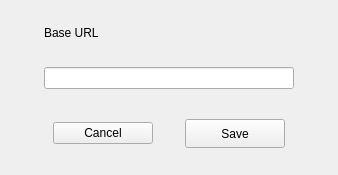
<?xml version="1.0" encoding="UTF-8"?>
<ui version="4.0">
 <class>ng_pluginDockWidgetBase</class>
 <widget class="QDockWidget" name="ng_pluginDockWidgetBase">
  <property name="geometry">
   <rect>
    <x>0</x>
    <y>0</y>
    <width>338</width>
    <height>175</height>
   </rect>
  </property>
  <property name="windowTitle">
   <string>Locus QGIS - Settings</string>
  </property>
  <widget class="QWidget" name="dockWidgetContents">
   <layout class="QVBoxLayout" name="verticalLayout">
    <item>
     <widget class="QWidget" name="settingsWidget" native="true">
      <property name="enabled">
       <bool>true</bool>
      </property>
      <layout class="QVBoxLayout" name="verticalLayout_2">
       <item>
        <widget class="QWidget" name="horizontalWidget" native="true">
         <layout class="QHBoxLayout" name="horizontalLayout_5">
          <property name="topMargin">
           <number>1</number>
          </property>
          <item>
           <widget class="QLabel" name="urlLabel">
            <property name="minimumSize">
             <size>
              <width>200</width>
              <height>0</height>
             </size>
            </property>
            <property name="maximumSize">
             <size>
              <width>250</width>
              <height>10</height>
             </size>
            </property>
            <property name="text">
             <string>Base URL</string>
            </property>
           </widget>
          </item>
         </layout>
        </widget>
       </item>
       <item>
        <widget class="QWidget" name="horizontalWidget" native="true">
         <layout class="QHBoxLayout" name="horizontalLayout_2">
          <property name="topMargin">
           <number>1</number>
          </property>
          <item>
           <widget class="QLineEdit" name="endpointField">
            <property name="minimumSize">
             <size>
              <width>200</width>
              <height>0</height>
             </size>
            </property>
            <property name="maximumSize">
             <size>
              <width>250</width>
              <height>16777215</height>
             </size>
            </property>
            <property name="text">
             <string/>
            </property>
           </widget>
          </item>
         </layout>
        </widget>
       </item>
       <item>
        <spacer name="verticalSpacer_3">
         <property name="orientation">
          <enum>Qt::Vertical</enum>
         </property>
         <property name="sizeType">
          <enum>QSizePolicy::Fixed</enum>
         </property>
         <property name="sizeHint" stdset="0">
          <size>
           <width>20</width>
           <height>10</height>
          </size>
         </property>
        </spacer>
       </item>
       <item>
        <widget class="QWidget" name="horizontalWidget" native="true">
         <layout class="QHBoxLayout" name="horizontalLayout_6">
          <property name="topMargin">
           <number>1</number>
          </property>
          <item>
           <widget class="QPushButton" name="cancelButton">
            <property name="sizePolicy">
             <sizepolicy hsizetype="Fixed" vsizetype="Fixed">
              <horstretch>0</horstretch>
              <verstretch>0</verstretch>
             </sizepolicy>
            </property>
            <property name="minimumSize">
             <size>
              <width>100</width>
              <height>0</height>
             </size>
            </property>
            <property name="text">
             <string>Cancel</string>
            </property>
           </widget>
          </item>
          <item>
           <widget class="QPushButton" name="saveButton">
            <property name="sizePolicy">
             <sizepolicy hsizetype="Fixed" vsizetype="Fixed">
              <horstretch>0</horstretch>
              <verstretch>0</verstretch>
             </sizepolicy>
            </property>
            <property name="minimumSize">
             <size>
              <width>100</width>
              <height>0</height>
             </size>
            </property>
            <property name="maximumSize">
             <size>
              <width>100</width>
              <height>172417</height>
             </size>
            </property>
            <property name="text">
             <string>Save</string>
            </property>
           </widget>
          </item>
         </layout>
        </widget>
       </item>
      </layout>
     </widget>
    </item>
   </layout>
  </widget>
 </widget>
 <resources/>
 <connections/>
</ui>
